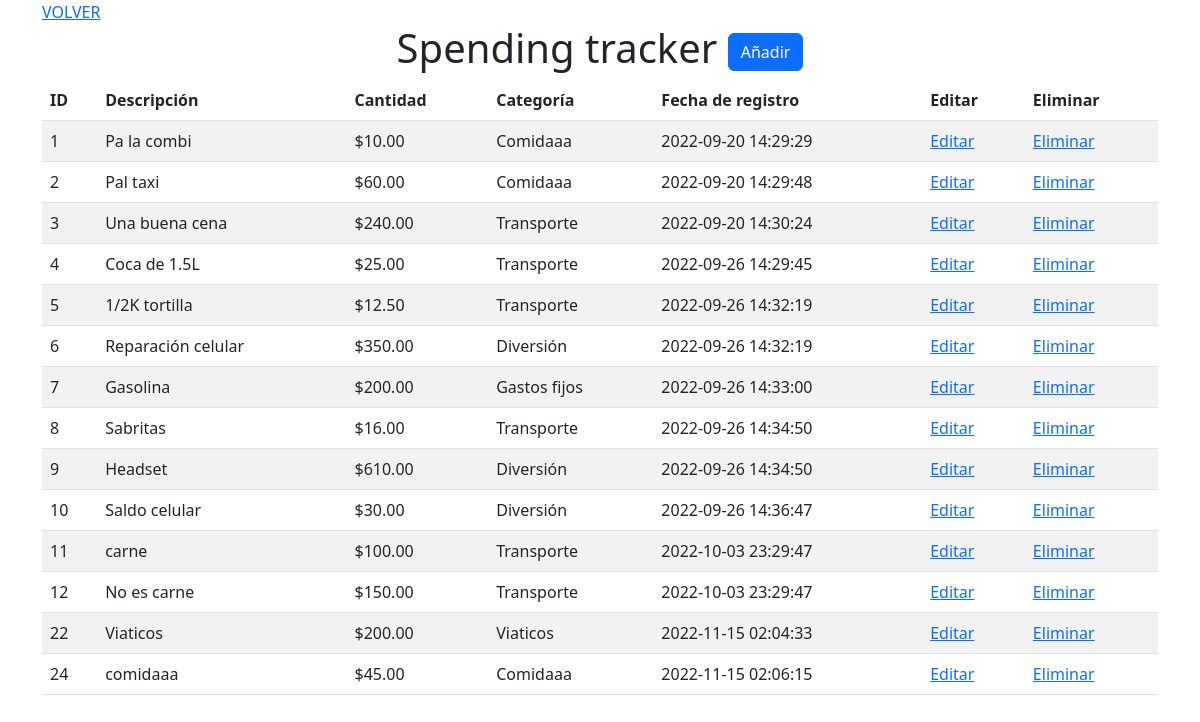
The page /gastos/index.php (signed in) on the database its author committed.
### tables this page shows
CREATE TABLE `gastos` (
  `id` int(11) NOT NULL,
  `cantidad` float(8,2) NOT NULL,
  `categoria` int(11) NOT NULL,
  `fecha` timestamp NOT NULL DEFAULT current_timestamp(),
  `descripcion` varchar(255) NOT NULL
);

CREATE TABLE `gastos_categorias` (
  `id` int(10) NOT NULL,
  `nombre` varchar(30) NOT NULL
);

### gastos/index.php (the view, shortened to what this page needs)
<?php
require_once("../lib/connect.php");
$query_gastos = "SELECT g.id, g.descripcion, g.cantidad, g.fecha, c.nombre FROM gastos g JOIN gastos_categorias c WHERE g.categoria = c.id";
$result = $connect->query($query_gastos);
?>
<!DOCTYPE html>
<html lang="en">
<head>
    <link href="https://cdn.jsdelivr.net/npm/bootstrap@5.2.2/dist/css/bootstrap.min.css" rel="stylesheet">
</head>
<body>
    <div class="container">
        <div class="row">
            <div class="col">
            <a href="../menu.php">VOLVER</a>
                <h1 align="center">Spending tracker <a href="insert_form.php" class="btn btn-primary">Añadir</a></h1>
            </div>
        </div>
        <div class="row">
            <div class="col">
                <table class="table table-hover table-striped">
                    <thead>
                    <tr>
                        <th>ID</th>
                        <th>Descripción</th>
                        <th>Cantidad</th>
                        <th>Categoría</th>
                        <th>Fecha de registro</th>
                        <th>Editar</th>
                        <th>Eliminar</th>
                    </tr>
                    </thead>
                    <tbody>
                        <?php while ($row = $result->fetch_assoc()) {?>
                        <tr>
                            <td><?php echo $row['id']?></td>
                            <td><?php echo $row['descripcion']?></td>
                            <td>$<?php echo $row['cantidad']?></td>
                            <td><?php echo $row['nombre']?></td>
                            <td><?php echo $row['fecha']?></td>
                            <td><a href="update_form.php/?id=<?php echo$row['id'];?>">Editar</a></td>
                            <td><a href="delete_query.php/?id=<?php echo$row['id'];?>">Eliminar</a></td>
                        </tr>
                        <?php } ?>
                    </tbody>
                </table>
            </div>
        </div>
    </div>
</body>
</html>

### rows shown on the page
gastos: id "1", descripcion "Pa la combi", cantidad "10.00", gastos_categorias.nombre "Comidaaa", fecha "2022-09-20 14:29:29"
gastos: id "2", descripcion "Pal taxi", cantidad "60.00", gastos_categorias.nombre "Comidaaa", fecha "2022-09-20 14:29:48"
gastos: id "3", descripcion "Una buena cena", cantidad "240.00", gastos_categorias.nombre "Transporte", fecha "2022-09-20 14:30:24"
gastos: id "4", descripcion "Coca de 1.5L", cantidad "25.00", gastos_categorias.nombre "Transporte", fecha "2022-09-26 14:29:45"
gastos: id "5", descripcion "1/2K tortilla", cantidad "12.50", gastos_categorias.nombre "Transporte", fecha "2022-09-26 14:32:19"
gastos: id "6", descripcion "Reparación celular", cantidad "350.00", gastos_categorias.nombre "Diversión", fecha "2022-09-26 14:32:19"
gastos: id "7", descripcion "Gasolina", cantidad "200.00", gastos_categorias.nombre "Gastos fijos", fecha "2022-09-26 14:33:00"
gastos: id "8", descripcion "Sabritas", cantidad "16.00", gastos_categorias.nombre "Transporte", fecha "2022-09-26 14:34:50"
gastos: id "9", descripcion "Headset", cantidad "610.00", gastos_categorias.nombre "Diversión", fecha "2022-09-26 14:34:50"
gastos: id "10", descripcion "Saldo celular", cantidad "30.00", gastos_categorias.nombre "Diversión", fecha "2022-09-26 14:36:47"
gastos: id "11", descripcion "carne", cantidad "100.00", gastos_categorias.nombre "Transporte", fecha "2022-10-03 23:29:47"
gastos: id "12", descripcion "No es carne", cantidad "150.00", gastos_categorias.nombre "Transporte", fecha "2022-10-03 23:29:47"
gastos: id "22", descripcion "Viaticos", cantidad "200.00", gastos_categorias.nombre "Viaticos", fecha "2022-11-15 02:04:33"
gastos: id "24", descripcion "comidaaa", cantidad "45.00", gastos_categorias.nombre "Comidaaa", fecha "2022-11-15 02:06:15"
